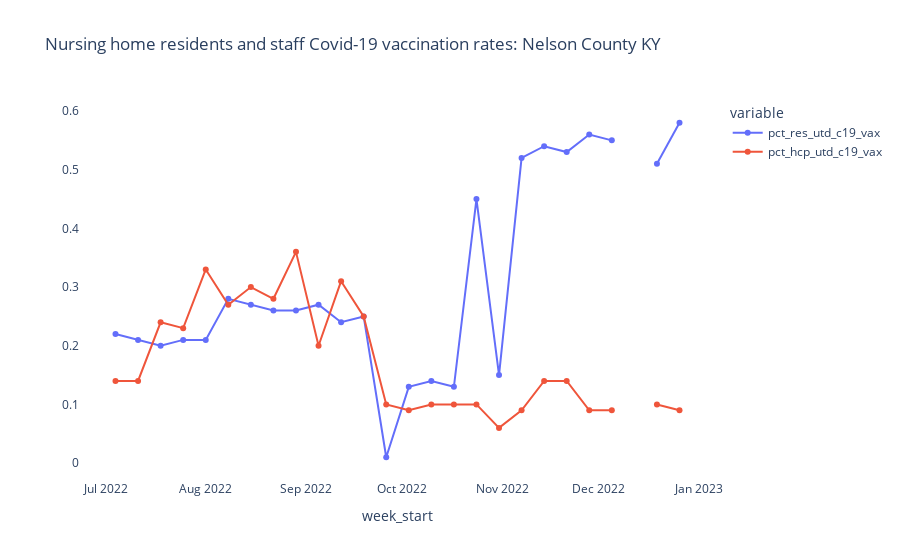

The code cell stored with this chart in its notebook:
### Code cell
fig = px.line(nh_latest_sub_end_22_county_grp_y.loc[(nh_latest_sub_end_22_county_grp_y['provider_state'] == 'KY') &
                                                  (nh_latest_sub_end_22_county_grp_y['county'] == 'Nelson')],
                 x="week_start", y=["pct_res_utd_c19_vax","pct_hcp_utd_c19_vax"],
                  markers=True,
                 #facet_col="county", facet_col_wrap=7,
                  title="Nursing home residents and staff Covid-19 vaccination rates: Nelson County KY"
             )
#fig.update_yaxes(matches=None)
fig.update_layout(
    #autosize=True,
    #width=1000,
    #height=600,   
    paper_bgcolor='rgba(0,0,0,0)',
    plot_bgcolor='rgba(0,0,0,0)')



for axis in fig.layout:
    if type(fig.layout[axis]) == go.layout.YAxis:
        fig.layout[axis].title.text = ''
        
fig.show()

### Figure 1 — Plotly figure (JSON) as saved in the notebook; plotly's stock layout.template omitted (floating-point values rounded to 4 significant figures)
{"data": [{"hovertemplate": "variable=pct_res_utd_c19_vax<br>week_start=%{x}<br>value=%{y}<extra></extra>", "legendgroup": "pct_res_utd_c19_vax", "line": {"color": "#636efa", "dash": "solid"}, "marker": {"symbol": "circle"}, "mode": "markers+lines", "name": "pct_res_utd_c19_vax", "orientation": "v", "showlegend": true, "type": "scatter", "x": ["2022-07-04T00:00:00", "2022-07-11T00:00:00", "2022-07-18T00:00:00", "2022-07-25T00:00:00", "2022-08-01T00:00:00", "2022-08-08T00:00:00", "2022-08-15T00:00:00", "2022-08-22T00:00:00", "2022-08-29T00:00:00", "2022-09-05T00:00:00", "2022-09-12T00:00:00", "2022-09-19T00:00:00", "2022-09-26T00:00:00", "2022-10-03T00:00:00", "2022-10-10T00:00:00", "2022-10-17T00:00:00", "2022-10-24T00:00:00", "2022-10-31T00:00:00", "2022-11-07T00:00:00", "2022-11-14T00:00:00", "2022-11-21T00:00:00", "2022-11-28T00:00:00", "2022-12-05T00:00:00", "2022-12-12T00:00:00", "2022-12-19T00:00:00", "2022-12-26T00:00:00"], "xaxis": "x", "y": [0.22, 0.21, 0.2, 0.21, 0.21, 0.28, 0.27, 0.26, 0.26, 0.27, 0.24, 0.25, 0.01, 0.13, 0.14, 0.13, 0.45, 0.15, 0.52, 0.54, 0.53, 0.56, 0.55, null, 0.51, 0.58], "yaxis": "y"}, {"hovertemplate": "variable=pct_hcp_utd_c19_vax<br>week_start=%{x}<br>value=%{y}<extra></extra>", "legendgroup": "pct_hcp_utd_c19_vax", "line": {"color": "#EF553B", "dash": "solid"}, "marker": {"symbol": "circle"}, "mode": "markers+lines", "name": "pct_hcp_utd_c19_vax", "orientation": "v", "showlegend": true, "type": "scatter", "x": ["2022-07-04T00:00:00", "2022-07-11T00:00:00", "2022-07-18T00:00:00", "2022-07-25T00:00:00", "2022-08-01T00:00:00", "2022-08-08T00:00:00", "2022-08-15T00:00:00", "2022-08-22T00:00:00", "2022-08-29T00:00:00", "2022-09-05T00:00:00", "2022-09-12T00:00:00", "2022-09-19T00:00:00", "2022-09-26T00:00:00", "2022-10-03T00:00:00", "2022-10-10T00:00:00", "2022-10-17T00:00:00", "2022-10-24T00:00:00", "2022-10-31T00:00:00", "2022-11-07T00:00:00", "2022-11-14T00:00:00", "2022-11-21T00:00:00", "2022-11-28T00:00:00", "2022-12-05T00:00:00", "2022-12-12T00:00:00", "2022-12-19T00:00:00", "2022-12-26T00:00:00"], "xaxis": "x", "y": [0.14, 0.14, 0.24, 0.23, 0.33, 0.27, 0.3, 0.28, 0.36, 0.2, 0.31, 0.25, 0.1, 0.09, 0.1, 0.1, 0.1, 0.06, 0.09, 0.14, 0.14, 0.09, 0.09, null, 0.1, 0.09], "yaxis": "y"}], "layout": {"legend": {"title": {"text": "variable"}, "tracegroupgap": 0}, "paper_bgcolor": "rgba(0,0,0,0)", "plot_bgcolor": "rgba(0,0,0,0)", "title": {"text": "Nursing home residents and staff Covid-19 vaccination rates: Nelson County KY"}, "xaxis": {"anchor": "y", "domain": [0, 1], "title": {"text": "week_start"}}, "yaxis": {"anchor": "x", "domain": [0, 1], "title": {"text": ""}}}}
